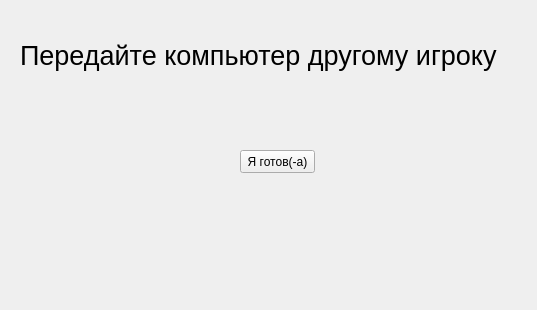
<?xml version="1.0" encoding="UTF-8"?>
<ui version="4.0">
 <class>Form</class>
 <widget class="QWidget" name="Form">
  <property name="geometry">
   <rect>
    <x>0</x>
    <y>0</y>
    <width>537</width>
    <height>310</height>
   </rect>
  </property>
  <property name="windowTitle">
   <string>Form</string>
  </property>
  <widget class="QLabel" name="label">
   <property name="geometry">
    <rect>
     <x>20</x>
     <y>40</y>
     <width>501</width>
     <height>31</height>
    </rect>
   </property>
   <property name="font">
    <font>
     <pointsize>20</pointsize>
    </font>
   </property>
   <property name="text">
    <string>Передайте компьютер другому игроку</string>
   </property>
  </widget>
  <widget class="QPushButton" name="pushButton">
   <property name="geometry">
    <rect>
     <x>240</x>
     <y>150</y>
     <width>75</width>
     <height>23</height>
    </rect>
   </property>
   <property name="text">
    <string>Я готов(-a)</string>
   </property>
  </widget>
 </widget>
 <resources/>
 <connections/>
</ui>
